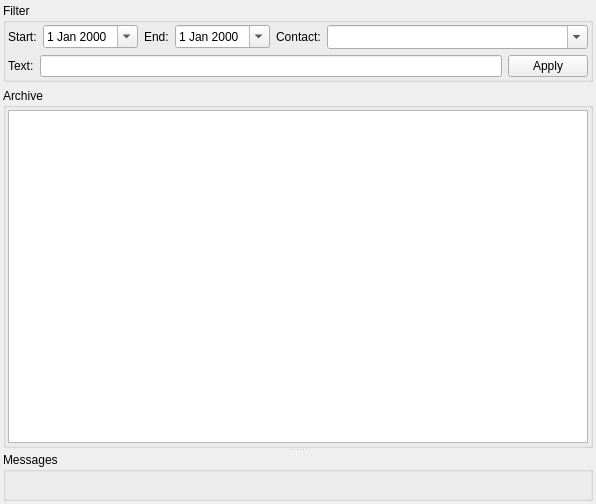
<?xml version="1.0" encoding="UTF-8"?>
<ui version="4.0">
 <class>ViewHistoryWindowClass</class>
 <widget class="QMainWindow" name="ViewHistoryWindowClass">
  <property name="geometry">
   <rect>
    <x>0</x>
    <y>0</y>
    <width>596</width>
    <height>504</height>
   </rect>
  </property>
  <property name="iconSize">
   <size>
    <width>16</width>
    <height>16</height>
   </size>
  </property>
  <property name="dockOptions">
   <set>QMainWindow::AllowNestedDocks|QMainWindow::AllowTabbedDocks|QMainWindow::AnimatedDocks</set>
  </property>
  <widget class="QWidget" name="centralWidget">
   <layout class="QVBoxLayout">
    <property name="margin">
     <number>3</number>
    </property>
    <item>
     <widget class="QGroupBox" name="grbFilter">
      <property name="title">
       <string>Filter</string>
      </property>
      <property name="flat">
       <bool>true</bool>
      </property>
      <layout class="QVBoxLayout">
       <property name="margin">
        <number>2</number>
       </property>
       <item>
        <layout class="QHBoxLayout">
         <item>
          <widget class="QLabel" name="lblStart">
           <property name="text">
            <string>Start:</string>
           </property>
           <property name="buddy">
            <cstring>dedStart</cstring>
           </property>
          </widget>
         </item>
         <item>
          <widget class="QDateEdit" name="dedStart">
           <property name="calendarPopup">
            <bool>true</bool>
           </property>
          </widget>
         </item>
         <item>
          <widget class="QLabel" name="lblEnd">
           <property name="text">
            <string>End:</string>
           </property>
           <property name="buddy">
            <cstring>dedEnd</cstring>
           </property>
          </widget>
         </item>
         <item>
          <widget class="QDateEdit" name="dedEnd">
           <property name="time">
            <time>
             <hour>23</hour>
             <minute>59</minute>
             <second>59</second>
            </time>
           </property>
           <property name="calendarPopup">
            <bool>true</bool>
           </property>
          </widget>
         </item>
         <item>
          <widget class="QLabel" name="lblContact">
           <property name="text">
            <string>Contact:</string>
           </property>
           <property name="buddy">
            <cstring>cmbContact</cstring>
           </property>
          </widget>
         </item>
         <item>
          <widget class="QComboBox" name="cmbContact">
           <property name="sizePolicy">
            <sizepolicy hsizetype="Expanding" vsizetype="Fixed">
             <horstretch>0</horstretch>
             <verstretch>0</verstretch>
            </sizepolicy>
           </property>
           <property name="editable">
            <bool>true</bool>
           </property>
           <property name="insertPolicy">
            <enum>QComboBox::InsertAlphabetically</enum>
           </property>
           <property name="sizeAdjustPolicy">
            <enum>QComboBox::AdjustToMinimumContentsLengthWithIcon</enum>
           </property>
          </widget>
         </item>
        </layout>
       </item>
       <item>
        <layout class="QHBoxLayout">
         <item>
          <widget class="QLabel" name="lblText">
           <property name="text">
            <string>Text:</string>
           </property>
          </widget>
         </item>
         <item>
          <widget class="QLineEdit" name="lneText"/>
         </item>
         <item>
          <widget class="QPushButton" name="pbtApply">
           <property name="text">
            <string>Apply</string>
           </property>
          </widget>
         </item>
        </layout>
       </item>
      </layout>
     </widget>
    </item>
    <item>
     <widget class="QSplitter" name="splitter">
      <property name="orientation">
       <enum>Qt::Vertical</enum>
      </property>
      <property name="childrenCollapsible">
       <bool>false</bool>
      </property>
      <widget class="QGroupBox" name="grbArchive">
       <property name="title">
        <string>Archive</string>
       </property>
       <property name="flat">
        <bool>true</bool>
       </property>
       <layout class="QVBoxLayout">
        <property name="margin">
         <number>2</number>
        </property>
        <item>
         <widget class="QTreeView" name="trvCollections">
          <property name="contextMenuPolicy">
           <enum>Qt::CustomContextMenu</enum>
          </property>
          <property name="editTriggers">
           <set>QAbstractItemView::NoEditTriggers</set>
          </property>
          <property name="alternatingRowColors">
           <bool>true</bool>
          </property>
          <property name="indentation">
           <number>10</number>
          </property>
          <property name="allColumnsShowFocus">
           <bool>true</bool>
          </property>
         </widget>
        </item>
       </layout>
      </widget>
      <widget class="QGroupBox" name="grbMessages">
       <property name="title">
        <string>Messages</string>
       </property>
       <property name="flat">
        <bool>true</bool>
       </property>
      </widget>
     </widget>
    </item>
   </layout>
  </widget>
 </widget>
 <layoutdefault spacing="6" margin="11"/>
 <tabstops>
  <tabstop>dedStart</tabstop>
  <tabstop>dedEnd</tabstop>
  <tabstop>cmbContact</tabstop>
  <tabstop>lneText</tabstop>
  <tabstop>pbtApply</tabstop>
  <tabstop>trvCollections</tabstop>
 </tabstops>
 <resources/>
 <connections/>
</ui>
